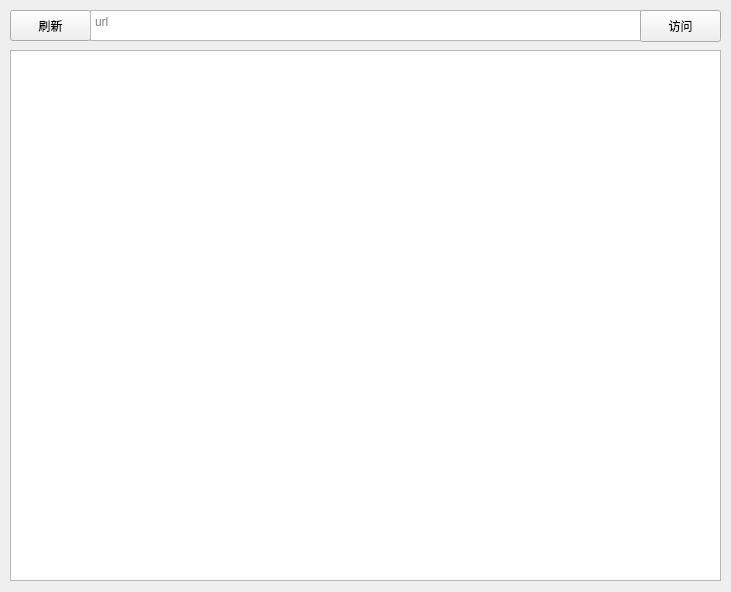
<?xml version="1.0" encoding="UTF-8"?>
<ui version="4.0">
 <class>Form</class>
 <widget class="QWidget" name="Form">
  <property name="geometry">
   <rect>
    <x>0</x>
    <y>0</y>
    <width>731</width>
    <height>592</height>
   </rect>
  </property>
  <property name="windowTitle">
   <string>SDP客户端</string>
  </property>
  <widget class="QTextBrowser" name="brower">
   <property name="geometry">
    <rect>
     <x>10</x>
     <y>50</y>
     <width>711</width>
     <height>531</height>
    </rect>
   </property>
  </widget>
  <widget class="QPushButton" name="pushButton">
   <property name="geometry">
    <rect>
     <x>10</x>
     <y>10</y>
     <width>81</width>
     <height>31</height>
    </rect>
   </property>
   <property name="text">
    <string>刷新</string>
   </property>
  </widget>
  <widget class="QPlainTextEdit" name="plainTextEdit">
   <property name="geometry">
    <rect>
     <x>90</x>
     <y>10</y>
     <width>551</width>
     <height>31</height>
    </rect>
   </property>
   <property name="placeholderText">
    <string>url</string>
   </property>
  </widget>
  <widget class="QPushButton" name="pushButton_2">
   <property name="geometry">
    <rect>
     <x>640</x>
     <y>10</y>
     <width>81</width>
     <height>32</height>
    </rect>
   </property>
   <property name="text">
    <string>访问</string>
   </property>
  </widget>
 </widget>
 <resources/>
 <connections/>
</ui>
